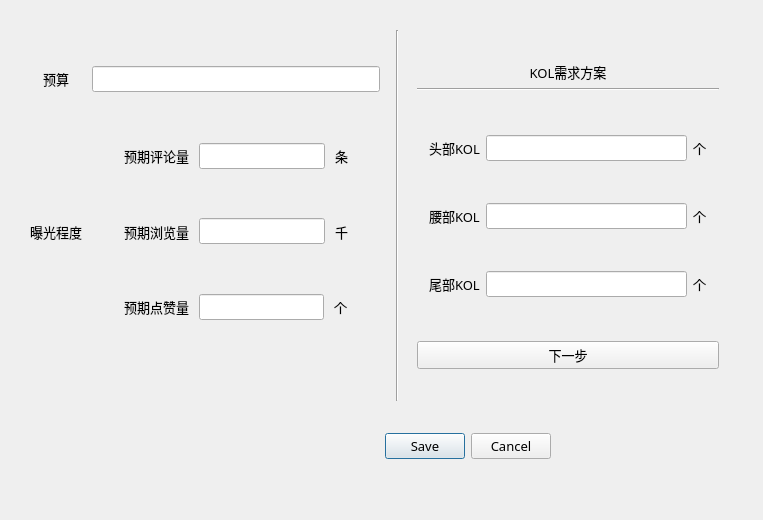
<?xml version="1.0" encoding="UTF-8"?>
<ui version="4.0">
 <class>Dialog</class>
 <widget class="QDialog" name="Dialog">
  <property name="geometry">
   <rect>
    <x>0</x>
    <y>0</y>
    <width>763</width>
    <height>520</height>
   </rect>
  </property>
  <property name="minimumSize">
   <size>
    <width>763</width>
    <height>520</height>
   </size>
  </property>
  <property name="maximumSize">
   <size>
    <width>763</width>
    <height>520</height>
   </size>
  </property>
  <property name="font">
   <font>
    <family>微软雅黑</family>
    <pointsize>10</pointsize>
   </font>
  </property>
  <property name="windowTitle">
   <string>Dialog</string>
  </property>
  <widget class="QDialogButtonBox" name="buttonBox">
   <property name="geometry">
    <rect>
     <x>210</x>
     <y>430</y>
     <width>341</width>
     <height>32</height>
    </rect>
   </property>
   <property name="orientation">
    <enum>Qt::Horizontal</enum>
   </property>
   <property name="standardButtons">
    <set>QDialogButtonBox::Cancel|QDialogButtonBox::Save</set>
   </property>
   <property name="centerButtons">
    <bool>false</bool>
   </property>
  </widget>
  <widget class="QWidget" name="horizontalLayoutWidget_7">
   <property name="geometry">
    <rect>
     <x>30</x>
     <y>30</y>
     <width>701</width>
     <height>371</height>
    </rect>
   </property>
   <layout class="QHBoxLayout" name="horizontalLayout_4">
    <item>
     <layout class="QFormLayout" name="formLayout_3">
      <property name="labelAlignment">
       <set>Qt::AlignCenter</set>
      </property>
      <property name="formAlignment">
       <set>Qt::AlignCenter</set>
      </property>
      <property name="horizontalSpacing">
       <number>10</number>
      </property>
      <property name="topMargin">
       <number>36</number>
      </property>
      <property name="rightMargin">
       <number>10</number>
      </property>
      <property name="bottomMargin">
       <number>36</number>
      </property>
      <item row="0" column="0">
       <widget class="QLabel" name="label">
        <property name="text">
         <string>预算</string>
        </property>
       </widget>
      </item>
      <item row="0" column="1">
       <widget class="QLineEdit" name="lineEdit_4">
        <property name="maxLength">
         <number>20</number>
        </property>
       </widget>
      </item>
      <item row="1" column="0">
       <widget class="QLabel" name="label_2">
        <property name="sizePolicy">
         <sizepolicy hsizetype="Preferred" vsizetype="Expanding">
          <horstretch>0</horstretch>
          <verstretch>0</verstretch>
         </sizepolicy>
        </property>
        <property name="text">
         <string>曝光程度</string>
        </property>
        <property name="alignment">
         <set>Qt::AlignCenter</set>
        </property>
       </widget>
      </item>
      <item row="1" column="1">
       <layout class="QVBoxLayout" name="verticalLayout">
        <property name="leftMargin">
         <number>12</number>
        </property>
        <property name="topMargin">
         <number>20</number>
        </property>
        <property name="rightMargin">
         <number>12</number>
        </property>
        <property name="bottomMargin">
         <number>20</number>
        </property>
        <item>
         <layout class="QHBoxLayout" name="horizontalLayout_8">
          <property name="spacing">
           <number>10</number>
          </property>
          <property name="leftMargin">
           <number>20</number>
          </property>
          <property name="topMargin">
           <number>12</number>
          </property>
          <property name="rightMargin">
           <number>20</number>
          </property>
          <property name="bottomMargin">
           <number>12</number>
          </property>
          <item>
           <widget class="QLabel" name="label_5">
            <property name="text">
             <string>预期评论量</string>
            </property>
           </widget>
          </item>
          <item>
           <widget class="QLineEdit" name="lineEdit_2">
            <property name="maxLength">
             <number>20</number>
            </property>
           </widget>
          </item>
          <item>
           <widget class="QLabel" name="label_6">
            <property name="text">
             <string>条</string>
            </property>
           </widget>
          </item>
         </layout>
        </item>
        <item>
         <layout class="QHBoxLayout" name="horizontalLayout_6">
          <property name="spacing">
           <number>10</number>
          </property>
          <property name="leftMargin">
           <number>20</number>
          </property>
          <property name="topMargin">
           <number>12</number>
          </property>
          <property name="rightMargin">
           <number>20</number>
          </property>
          <property name="bottomMargin">
           <number>12</number>
          </property>
          <item>
           <widget class="QLabel" name="label_3">
            <property name="text">
             <string>预期浏览量</string>
            </property>
           </widget>
          </item>
          <item>
           <widget class="QLineEdit" name="lineEdit">
            <property name="maxLength">
             <number>20</number>
            </property>
           </widget>
          </item>
          <item>
           <widget class="QLabel" name="label_4">
            <property name="text">
             <string>千</string>
            </property>
           </widget>
          </item>
         </layout>
        </item>
        <item>
         <layout class="QHBoxLayout" name="horizontalLayout_9">
          <property name="spacing">
           <number>10</number>
          </property>
          <property name="leftMargin">
           <number>20</number>
          </property>
          <property name="topMargin">
           <number>12</number>
          </property>
          <property name="rightMargin">
           <number>20</number>
          </property>
          <property name="bottomMargin">
           <number>12</number>
          </property>
          <item>
           <widget class="QLabel" name="label_7">
            <property name="text">
             <string>预期点赞量</string>
            </property>
           </widget>
          </item>
          <item>
           <widget class="QLineEdit" name="lineEdit_3">
            <property name="maxLength">
             <number>20</number>
            </property>
           </widget>
          </item>
          <item>
           <widget class="QLabel" name="label_8">
            <property name="text">
             <string>个</string>
            </property>
           </widget>
          </item>
         </layout>
        </item>
       </layout>
      </item>
     </layout>
    </item>
    <item>
     <widget class="Line" name="line">
      <property name="orientation">
       <enum>Qt::Vertical</enum>
      </property>
     </widget>
    </item>
    <item>
     <layout class="QVBoxLayout" name="verticalLayout_2">
      <property name="leftMargin">
       <number>12</number>
      </property>
      <property name="topMargin">
       <number>32</number>
      </property>
      <property name="rightMargin">
       <number>12</number>
      </property>
      <property name="bottomMargin">
       <number>32</number>
      </property>
      <item>
       <widget class="QLabel" name="label_9">
        <property name="sizePolicy">
         <sizepolicy hsizetype="Preferred" vsizetype="Fixed">
          <horstretch>0</horstretch>
          <verstretch>0</verstretch>
         </sizepolicy>
        </property>
        <property name="text">
         <string>KOL需求方案</string>
        </property>
        <property name="alignment">
         <set>Qt::AlignCenter</set>
        </property>
       </widget>
      </item>
      <item>
       <widget class="Line" name="line_2">
        <property name="orientation">
         <enum>Qt::Horizontal</enum>
        </property>
       </widget>
      </item>
      <item>
       <layout class="QFormLayout" name="formLayout">
        <property name="labelAlignment">
         <set>Qt::AlignCenter</set>
        </property>
        <property name="leftMargin">
         <number>12</number>
        </property>
        <property name="topMargin">
         <number>20</number>
        </property>
        <property name="rightMargin">
         <number>12</number>
        </property>
        <property name="bottomMargin">
         <number>20</number>
        </property>
        <item row="0" column="0">
         <widget class="QLabel" name="label_10">
          <property name="sizePolicy">
           <sizepolicy hsizetype="Preferred" vsizetype="Expanding">
            <horstretch>0</horstretch>
            <verstretch>0</verstretch>
           </sizepolicy>
          </property>
          <property name="text">
           <string>头部KOL</string>
          </property>
          <property name="alignment">
           <set>Qt::AlignCenter</set>
          </property>
         </widget>
        </item>
        <item row="0" column="1">
         <layout class="QHBoxLayout" name="horizontalLayout">
          <item>
           <widget class="QLineEdit" name="lineEdit_5"/>
          </item>
          <item>
           <widget class="QLabel" name="label_13">
            <property name="text">
             <string>个</string>
            </property>
           </widget>
          </item>
         </layout>
        </item>
        <item row="1" column="0">
         <widget class="QLabel" name="label_11">
          <property name="sizePolicy">
           <sizepolicy hsizetype="Preferred" vsizetype="Expanding">
            <horstretch>0</horstretch>
            <verstretch>0</verstretch>
           </sizepolicy>
          </property>
          <property name="text">
           <string>腰部KOL</string>
          </property>
         </widget>
        </item>
        <item row="1" column="1">
         <layout class="QHBoxLayout" name="horizontalLayout_2">
          <item>
           <widget class="QLineEdit" name="lineEdit_6"/>
          </item>
          <item>
           <widget class="QLabel" name="label_14">
            <property name="text">
             <string>个</string>
            </property>
           </widget>
          </item>
         </layout>
        </item>
        <item row="2" column="0">
         <widget class="QLabel" name="label_12">
          <property name="sizePolicy">
           <sizepolicy hsizetype="Preferred" vsizetype="Expanding">
            <horstretch>0</horstretch>
            <verstretch>0</verstretch>
           </sizepolicy>
          </property>
          <property name="text">
           <string>尾部KOL</string>
          </property>
         </widget>
        </item>
        <item row="2" column="1">
         <layout class="QHBoxLayout" name="horizontalLayout_3">
          <item>
           <widget class="QLineEdit" name="lineEdit_7"/>
          </item>
          <item>
           <widget class="QLabel" name="label_15">
            <property name="text">
             <string>个</string>
            </property>
           </widget>
          </item>
         </layout>
        </item>
       </layout>
      </item>
      <item>
       <widget class="QPushButton" name="pushButton">
        <property name="text">
         <string>下一步</string>
        </property>
       </widget>
      </item>
     </layout>
    </item>
   </layout>
  </widget>
 </widget>
 <resources/>
 <connections>
  <connection>
   <sender>buttonBox</sender>
   <signal>accepted()</signal>
   <receiver>Dialog</receiver>
   <slot>accept()</slot>
   <hints>
    <hint type="sourcelabel">
     <x>248</x>
     <y>254</y>
    </hint>
    <hint type="destinationlabel">
     <x>157</x>
     <y>274</y>
    </hint>
   </hints>
  </connection>
  <connection>
   <sender>buttonBox</sender>
   <signal>rejected()</signal>
   <receiver>Dialog</receiver>
   <slot>reject()</slot>
   <hints>
    <hint type="sourcelabel">
     <x>316</x>
     <y>260</y>
    </hint>
    <hint type="destinationlabel">
     <x>286</x>
     <y>274</y>
    </hint>
   </hints>
  </connection>
 </connections>
</ui>
